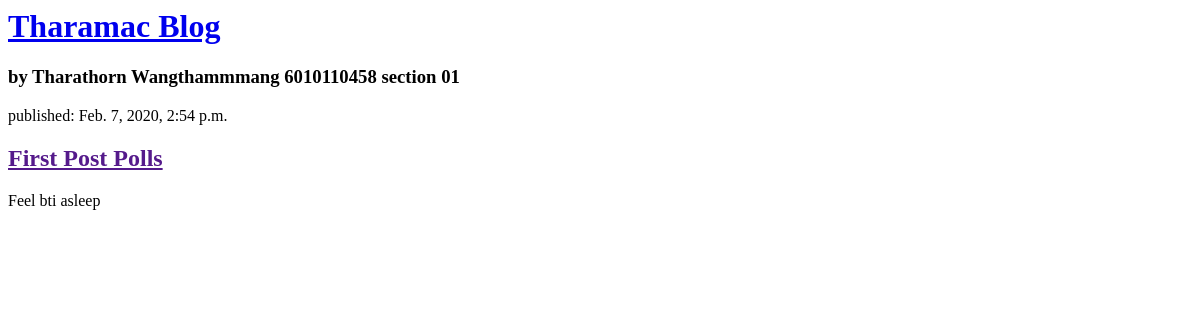
Before: / with the older database file.
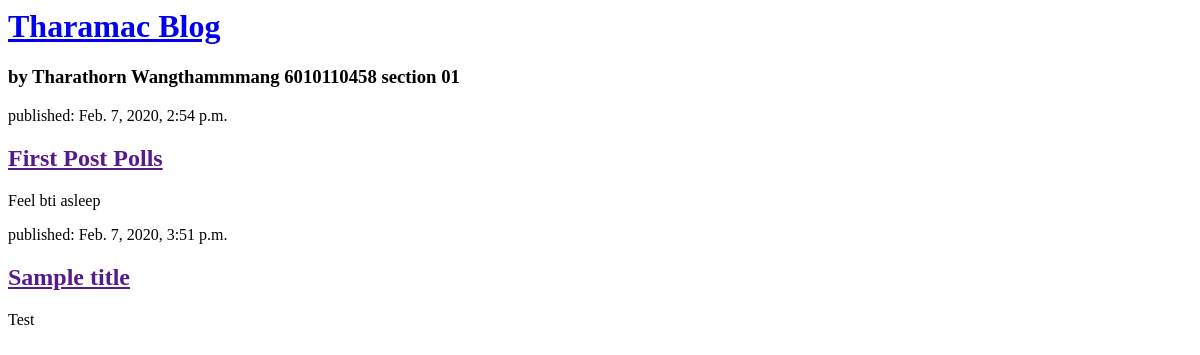
After: the same page with the newer database file.
### polls/models.py (models this page shows, shortened)
class Post(models.Model):
    author = models.ForeignKey(settings.AUTH_USER_MODEL, on_delete=models.CASCADE)
    title = models.CharField(max_length=200)
    text = models.TextField()
    created_date = models.DateTimeField(default=timezone.now)
    published_date = models.DateTimeField(blank=True, null=True)

### polls/views.py (the view)
# urls.py: path('', views.index, name='index'),
def index(request):
    posts = Post.objects.filter(published_date__lte=timezone.now()).order_by('published_date')
    return render(request, 'blog/index.html',{'posts': posts})

### polls/templates/blog/index.html (shortened to what this page needs)
<html>
    <head>
    </head>
    <body>
        <div>
            <h1><a href="/">Tharamac Blog</a></h1>
            <h3>by Tharathorn Wangthammmang 6010110458 section 01</h3>
        </div>
    {% for post in posts %}
    <div>
        <p>published: {{ post.published_date }}</p>
        <h2><a href="">{{ post.title }}</a></h2>
        <p>{{ post.text|linebreaksbr }}</p>
    </div>
{% endfor %}
</body>
</html>

Changed rows visible on the page:
now on this page (row edited): Post: published_date "Feb. 7, 2020, 3:51 p.m.", title "Sample title", text "Test"
